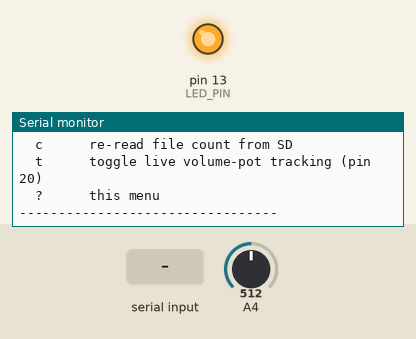
The sketch below on a simulated Arduino Mega 2560, built with avr-gcc and run on an emulated ATmega2560. On the bench: output pins drawn as LEDs (lit = HIGH), the last lines printed to the serial monitor. Inputs (shaded band) come from the test bench; at power-on: A4 = 512. The audio player accepts every command and is not drawn.

Above: at 1.8 s.
1.9 s: "t\n" received over Serial
At 2.9 s:
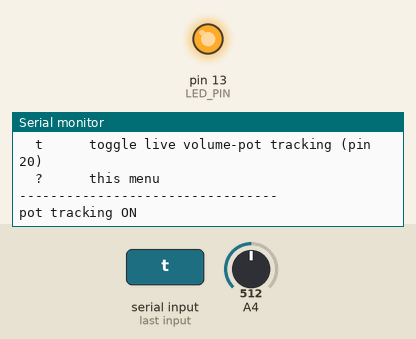
3.4 s: A4 set to 716
At 4.6 s:
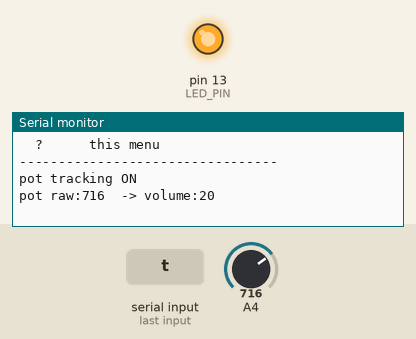
4.9 s: "s\n" received over Serial
At 6.1 s:
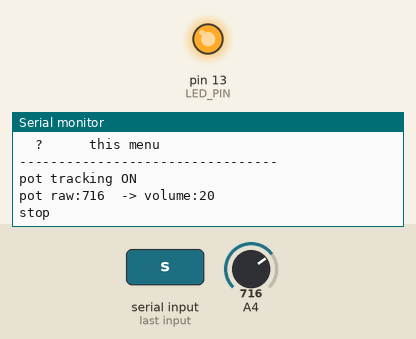
6.4 s: ">\n" received over Serial
At 7.4 s:
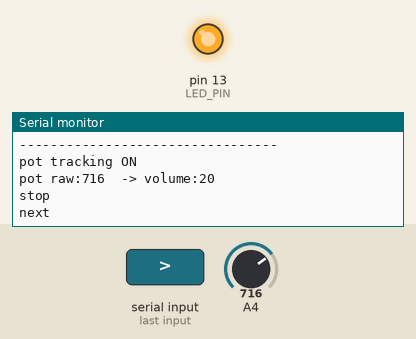

Measured:
- after the input at 1.9 s, the serial monitor: prints a new line at once (image 1)
- after the input at 3.4 s, the serial monitor: prints a new line at once (image 2)
- after the input at 4.9 s, the serial monitor: prints a new line at once (image 3)
- after the input at 6.4 s, the serial monitor: prints a new line at once (image 4)

The sketch:

Test_MP3.ino
```cpp
/*
 *   Nova SM3 - Bench Test: DFPlayer Mini MP3 module
 *   TARGET BOARD: Teensy 4.0   (master)
 *
 *   Pins match Nova-SM3_teensy-v5.1 (the version that introduced MP3):
 *     RX = 0, TX = 1   (module RX -> Teensy pin 1, module TX -> Teensy pin 0)
 *     MP3_VOL_PIN = 20 (volume trim pot, analog in)
 *     9600 baud, DFPlayer Mini
 *
 *   *** THIS DIFFERS FROM UPSTREAM ON PURPOSE ***
 *   v5.1 wraps pins 0/1 in SoftwareSerial. On a Teensy 4.0 those pins ARE the
 *   hardware UART (Serial1), and SoftwareSerial there is unreliable. This test
 *   uses Serial1 directly - same wiring, same baud, just the correct peripheral.
 *   If this passes but the main sketch fails, that's the reason.
 *
 *   *** LIBRARY ***
 *   Needs DFRobotDFPlayerMini, which is NOT vendored in ../Arduino Libraries/
 *   (that folder has DFRobot_DF1201S.zip, which is for the DFPlayer Mini PRO).
 *   Install "DFRobotDFPlayerMini" via the IDE Library Manager first.
 *
 *   *** WIRING ***
 *   - DFPlayer is a 3.3V-logic-friendly 5V part. Feed VCC 5V, but put a 1k
 *     resistor in series with its RX line - it is the single most common cause
 *     of noise/no-response on this module.
 *   - SD card must be FAT32, with tracks in /mp3/ named 0001.mp3, 0002.mp3, ...
 *
 *   PASS CRITERIA:
 *     - "DFPlayer online" at boot
 *     - file count > 0 (proves the SD card is readable)
 *     - 'p1' plays audible sound
 */

#include <DFRobotDFPlayerMini.h>

#define MP3_VOL_PIN 20
#define LED_PIN     13

DFRobotDFPlayerMini DFPlayer;

byte online     = 0;
int  sound_vol  = 15;      // 0-30; 25 is upstream's max before small speakers distort
int  sounds_sd  = 0;
byte usePot     = 0;       // set 1 once you've confirmed the pot is wired

unsigned long lastPot = 0;
const unsigned int potInterval = 250;

void showMenu() {
  Serial.println(F("\n--- commands (end with Enter) ---"));
  Serial.println(F("  p<n>   play track n from /mp3 (eg p1)"));
  Serial.println(F("  s      stop"));
  Serial.println(F("  >      next track"));
  Serial.println(F("  <      previous track"));
  Serial.println(F("  v<n>   set volume 0-30 (eg v20)"));
  Serial.println(F("  c      re-read file count from SD"));
  Serial.println(F("  t      toggle live volume-pot tracking (pin 20)"));
  Serial.println(F("  ?      this menu"));
  Serial.println(F("---------------------------------\n"));
}

void printDetail(uint8_t type, int value) {
  switch (type) {
    case TimeOut:        Serial.println(F("!! serial timeout - check RX/TX not swapped")); break;
    case WrongStack:     Serial.println(F("!! wrong stack")); break;
    case DFPlayerCardInserted: Serial.println(F("SD inserted")); break;
    case DFPlayerCardRemoved:  Serial.println(F("!! SD REMOVED")); break;
    case DFPlayerPlayFinished:
      Serial.print(F("finished track ")); Serial.println(value); break;
    case DFPlayerError:
      Serial.print(F("!! error: "));
      switch (value) {
        case Busy:         Serial.println(F("card not found")); break;
        case Sleeping:     Serial.println(F("sleeping")); break;
        case FileIndexOut: Serial.println(F("file index out of range")); break;
        case FileMismatch: Serial.println(F("cannot find file")); break;
        default:           Serial.println(value);
      }
      break;
  }
}

void setup() {
  pinMode(LED_PIN, OUTPUT);
  pinMode(MP3_VOL_PIN, INPUT);

  Serial.begin(115200);
  while (!Serial && millis() < 5000);

  Serial.println(F("\n=== Nova SM3 :: DFPlayer Mini test (Teensy 4.0) ==="));
  Serial.println(F("RX=0  TX=1  (via hardware Serial1)   VOL_POT=20"));

  Serial1.begin(9600);
  delay(100);

  Serial.println(F("\nconnecting (can take ~3s)..."));
  if (DFPlayer.begin(Serial1)) {
    online = 1;
    Serial.println(F("DFPlayer online."));
    digitalWrite(LED_PIN, HIGH);

    DFPlayer.volume(sound_vol);
    DFPlayer.EQ(DFPLAYER_EQ_ROCK);
    delay(50);

    sounds_sd = DFPlayer.readFileCounts();
    Serial.print(F("files on SD: "));
    Serial.println(sounds_sd);
    if (sounds_sd <= 0) {
      Serial.println(F("  ^ 0 or -1 means the SD card was not read."));
      Serial.println(F("    check FAT32 format and /mp3/0001.mp3 naming"));
    }
    Serial.print(F("volume: ")); Serial.println(sound_vol);
  } else {
    Serial.println(F("\nDFPlayer NOT FOUND."));
    Serial.println(F("  - RX/TX swapped? module RX goes to Teensy pin 1"));
    Serial.println(F("  - 1k resistor in series with module RX?"));
    Serial.println(F("  - module needs 5V on VCC, not 3.3V"));
    Serial.println(F("  - SD card inserted and FAT32?"));
  }

  showMenu();
}

void loop() {
  // --- module event stream ---
  if (online && DFPlayer.available()) {
    printDetail(DFPlayer.readType(), DFPlayer.read());
  }

  // --- optional live volume pot ---
  if (usePot && millis() - lastPot > potInterval) {
    lastPot = millis();
    int raw = analogRead(MP3_VOL_PIN);
    int v   = map(raw, 0, 1023, 0, 30);
    if (v != sound_vol) {
      sound_vol = v;
      if (online) DFPlayer.volume(sound_vol);
      Serial.print(F("pot raw:")); Serial.print(raw);
      Serial.print(F("  -> volume:")); Serial.println(sound_vol);
    }
  }

  if (!Serial.available()) return;
  String in = Serial.readStringUntil('\n');
  in.trim();
  if (!in.length()) return;

  char c = in.charAt(0);

  if (in == "?") { showMenu(); return; }

  if (in == "t") {
    usePot = !usePot;
    Serial.println(usePot ? F("pot tracking ON") : F("pot tracking OFF"));
    return;
  }

  if (!online) { Serial.println(F("module offline - fix wiring and reset")); return; }

  if (in == "s") { DFPlayer.stop();     Serial.println(F("stop"));     return; }
  if (in == ">") { DFPlayer.next();     Serial.println(F("next"));     return; }
  if (in == "<") { DFPlayer.previous(); Serial.println(F("previous")); return; }

  if (in == "c") {
    sounds_sd = DFPlayer.readFileCounts();
    Serial.print(F("files on SD: ")); Serial.println(sounds_sd);
    return;
  }

  if (c == 'p') {
    int n = in.substring(1).toInt();
    if (n < 1) { Serial.println(F("track must be >= 1")); return; }
    Serial.print(F("playing /mp3/")); Serial.println(n);
    DFPlayer.playMp3Folder(n);          // same call the main sketch uses
    return;
  }

  if (c == 'v') {
    int v = in.substring(1).toInt();
    if (v < 0 || v > 30) { Serial.println(F("volume must be 0-30")); return; }
    sound_vol = v;
    DFPlayer.volume(sound_vol);
    Serial.print(F("volume: ")); Serial.println(sound_vol);
    return;
  }

  Serial.println(F("unknown command - type ? for menu"));
}
```
